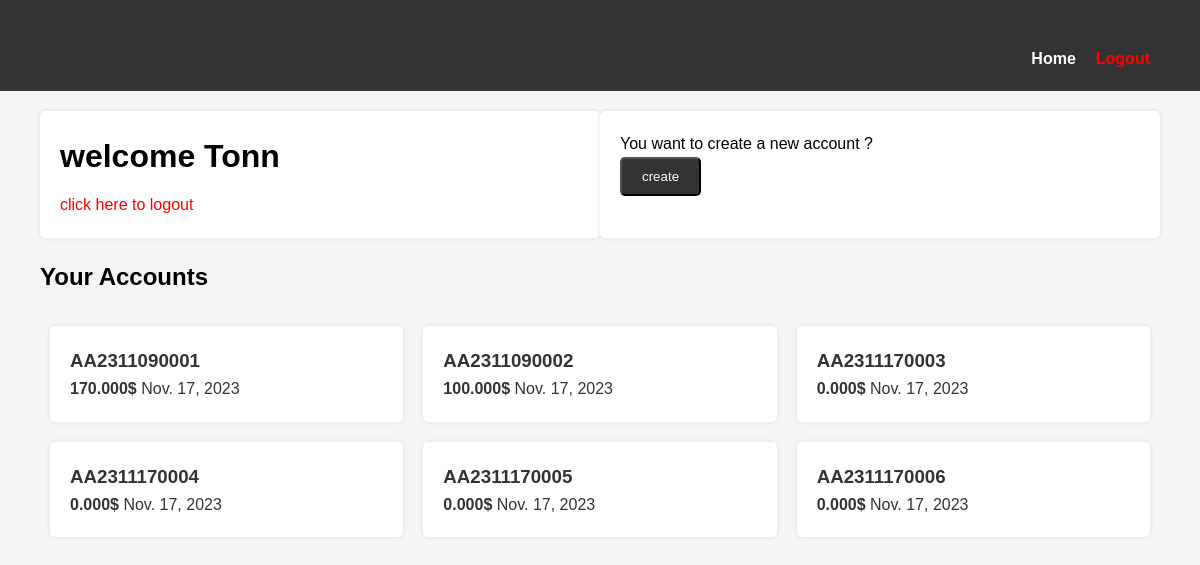
Before: / (signed in) with the older database file.
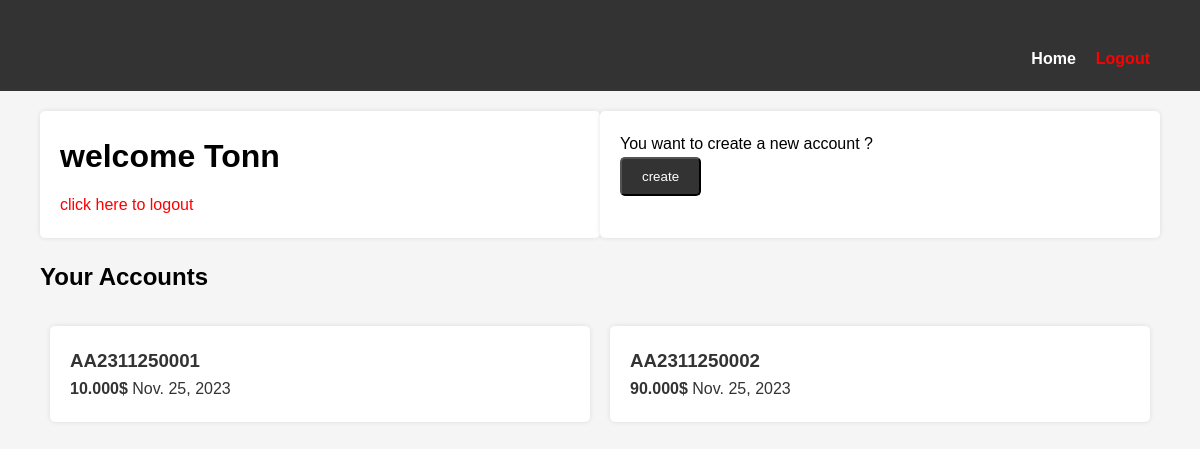
After: the same page with the newer database file.
### main/models.py (models this page shows, shortened)
class CustomUser(AbstractUser):
    email = models.EmailField(max_length=100,null=False,unique=True)
    phone = PhoneNumberField(null=False,blank=False)
    address = models.CharField(max_length=255,blank=False)
    objects = CustomUserManager()
    USERNAME_FIELD = 'email'
    REQUIRED_FIELDS = ["username",'phone', 'address']

class Account(models.Model):
    account_id = models.CharField(primary_key=True,max_length=12,unique=True,editable=False,blank=True)
    user_id = models.ForeignKey(CustomUser,on_delete=models.SET_NULL,null=True)
    slug = models.SlugField(unique=True,max_length=50,blank=True,editable=False)
    current_balance = models.DecimalField(max_digits=13,decimal_places=3,default=0,validators=[MinValueValidator(Decimal('0.0'))])
    open_date = models.DateField(auto_now=True)
    def get_absolute_url(self):
        return reverse('account',kwargs={'slug': self.slug})

### main/views.py (the view)
# urls.py: path('',views.home,name='home'),
@login_required(login_url='login')
def home(request : HttpRequest):
    if not request.user.is_active: return HttpResponse("waiting for activating account")
    accounts: QuerySet = Account.objects.filter(user_id=request.user)
    if request.method == "POST":
        if request.POST.get("create-account") == "create":
            Account.objects.create(user_id=request.user)
            return redirect(request.path_info)
    context = {"accounts": accounts}
    return render(request,"main/home.html",context=context)

### main/templates/main/home.html (shortened to what this page needs)
{% extends 'layout.html' %}
{% load static %}
{% block css %}
<link rel="stylesheet" href="{% static 'css/home.css' %}"/>
{% endblock %}
{% block content %}
<div class="small-container">
    <div class="col-2">
        <h1>welcome {{request.user.username}}</h1>
        <a style="color: red;" href="{% url 'logout' %}">click here to logout</a>
    </div>
    <div class="col-2">
        <p>You want to create a new account ?</p>
        <form action="" method="post">
            <input type="submit" name="create-account" value="create" class="btn">
        </form>
    </div>
</div>
<div class="container">
    <h2>Your Accounts</h2>
    <div class="accounts">
        {% for account in accounts %}
            <a class="account" href="{{account.get_absolute_url}}">
                <h3>{{account.account_id}}</h3>
                <strong>{{account.current_balance}}$</strong>
                <span>{{account.open_date}}</span>
            </a>
        {% endfor %}
    </div>
</div>
{% endblock %}

### templates/layout.html (shortened to what this page needs)
<!DOCTYPE html>
{% load static %}
<html lang="en">
<head>
    <link rel="stylesheet" href="{% static 'css/layout.css' %}"/>
    {% block css %}
    {% endblock %}
</head>
<body>
    <header>
        <div class="logo">
        </div>
        <nav>
            <ul>
                <li><a href="{% url 'home' %}">Home</a></li>
                {% if request.user.is_authenticated %}
                <li><a style="color: red;" href="{% url 'logout' %}">Logout</a></li>
                {% endif %}
            </ul>
        </nav>
    </header>
    <main>
        {% block content %}
        {% endblock %}
    </main>
</body>
</html>

### main/static/css/layout.css (style rules this page uses)
* { margin: 0; padding: 0; box-sizing: border-box; }
body { font-family: Arial, sans-serif; line-height: 1.6; background-color: #f5f5f5; }
header { background-color: #333; color: white; padding: 20px 0; text-align: center; }
main { margin: 20px; }
nav { margin-right: 50px; }
nav ul { list-style: none; display: flex; justify-content: space-between; }
nav ul li { margin-left: 20px; }
nav ul li:first-child { margin-left: auto; }
nav ul li a { text-decoration: none; color: #fff; font-weight: bold; transition: color 0.3s ease; }

### main/static/css/home.css (style rules this page uses)
.small-container { display: flex; justify-content: space-between; margin: 20px; }
.btn { display: inline-block; padding: 10px 20px; background-color: #333; color: white; text-decoration: none; border-radius: 5px; transition: background-color 0.3s ease; cursor: pointer; }
.small-container .col-2 { flex: 1; padding: 20px; background-color: #fff; border-radius: 5px; box-shadow: 0 0 5px rgba(0, 0, 0, 0.1); }
.small-container .col-2 a { display: block; margin-top: 10px; text-decoration: none; color: #333; }
.container { margin: 20px; }
.container h2 { margin-bottom: 20px; }
.accounts { display: flex; flex-wrap: wrap; }
.account { flex: 1 0 calc(33.333% - 20px); margin: 10px; padding: 20px; background-color: #fff; border-radius: 5px; box-shadow: 0 0 5px rgba(0, 0, 0, 0.1); text-decoration: none; color: #333; }

Changed rows visible on the page:
removed Account: account_id "AA2311090001", current_balance "170.000", open_date "Nov. 17, 2023"
removed Account: account_id "AA2311090002", current_balance "100.000", open_date "Nov. 17, 2023"
removed Account: account_id "AA2311170003", current_balance "0.000", open_date "Nov. 17, 2023"
removed Account: account_id "AA2311170004", current_balance "0.000", open_date "Nov. 17, 2023"
removed Account: account_id "AA2311170005", current_balance "0.000", open_date "Nov. 17, 2023"
removed Account: account_id "AA2311170006", current_balance "0.000", open_date "Nov. 17, 2023"
added Account: account_id "AA2311250001", current_balance "10.000", open_date "Nov. 25, 2023"
added Account: account_id "AA2311250002", current_balance "90.000", open_date "Nov. 25, 2023"
